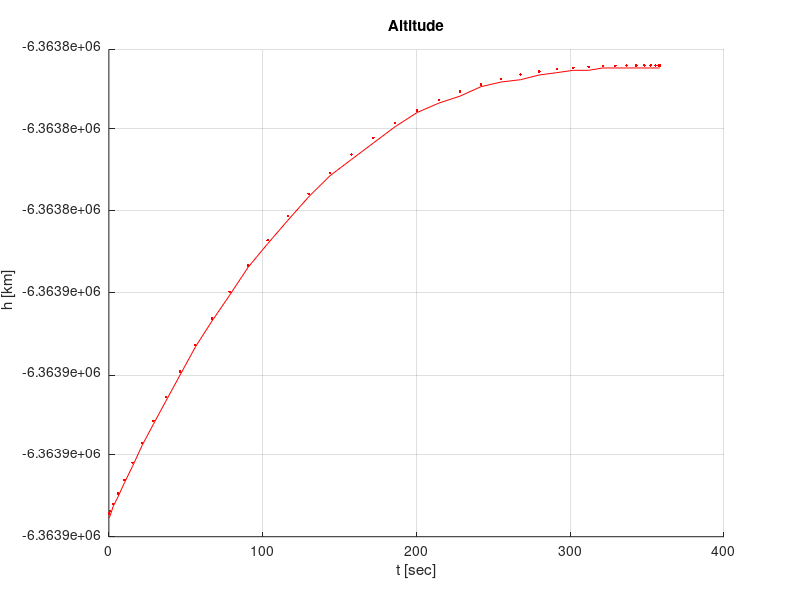
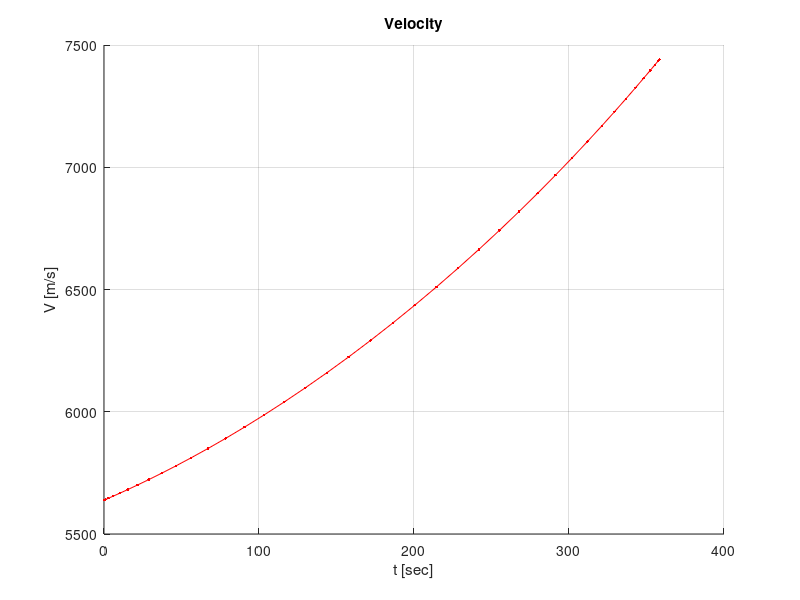
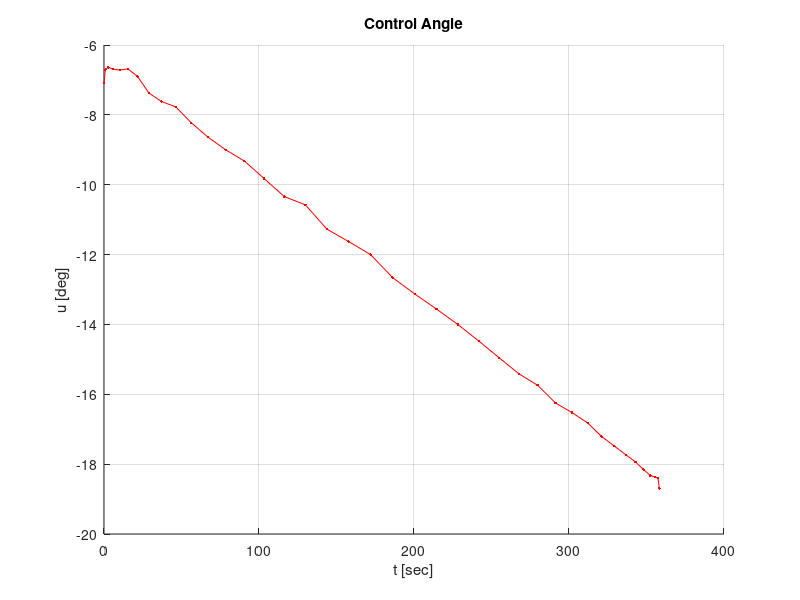
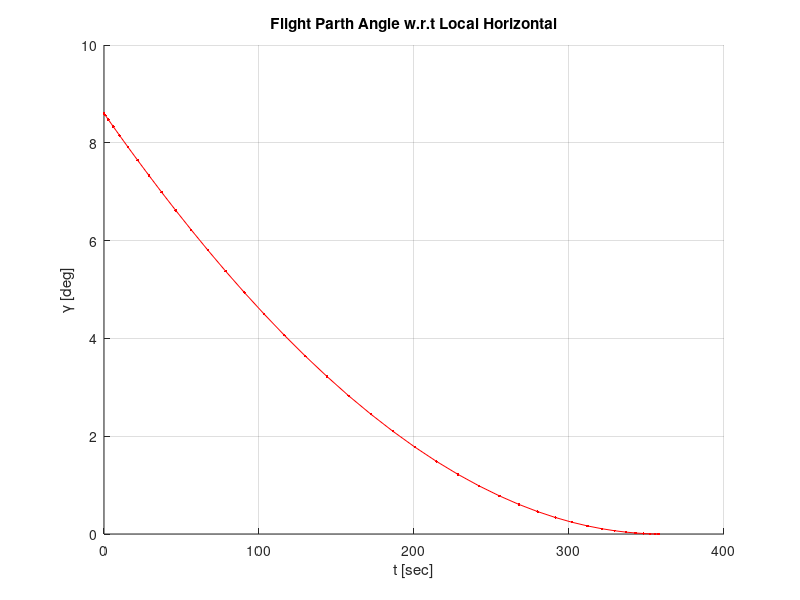

Write MATLAB code to recreate these figures, in order.
%% 

close all;

load Converged

for i=1:length(t)
    xx1 = [x(i);y(i)];
    vv1 = [vx(i);vy(i)];
    gama(i) = acos(dot(xx1,vv1)/(norm(xx1)*norm(vv1)));
end

figure(1);hold on;grid on
plot(t,sqrt(x.^2+y.^2)/1e3-p.RE,'r.-');
xlabel('t [sec]');ylabel('h [km]');
title('Altitude');

figure(2);hold on;grid on
plot(t,sqrt(vx.^2+vy.^2),'r.-');
xlabel('t [sec]');ylabel('V [m/s]');
title('Velocity');

figure(3);hold on;grid on
plot(t,u*180/pi,'r.-');
xlabel('t [sec]');ylabel('u [deg]');
title('Control Angle');

figure(4);hold on;grid on
plot(t,(pi/2-gama)*180/pi,'r.-');
xlabel('t [sec]');ylabel('\gamma [deg]');
title('Flight Parth Angle w.r.t Local Horizontal');

figure(5);hold on;grid on
plot(t,sqrt(vx.^2+vy.^2).*cos(gama'),'r.-');
xlabel('t [sec]');ylabel('Vr [m/s]');
title('Radial Velocity');

figure(6);hold on;grid on
plot(t,sqrt(vx.^2+vy.^2).*sin(gama'),'r.-');
xlabel('t [sec]');ylabel('Vt [m/s]');
title('Tangential Velocity');

lamx = lambda.eqnonlin(p.xi);
lamy = lambda.eqnonlin(p.yi);
lamvx = lambda.eqnonlin(p.vxi);
lamvy = lambda.eqnonlin(p.vyi);

u2 = atan2(-lamvy,-lamvx);

figure(7);hold on;grid on
plot(t,u2*180/pi,'r.-');
xlabel('t [sec]');ylabel('u2 [deg]');
title('Control Angle');